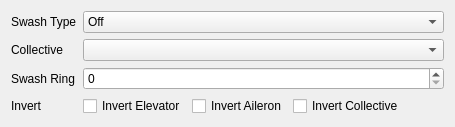
     <widget class="QWidget" name="tabHeli">
      <attribute name="title">
       <string>Heli Setup</string>
      </attribute>
      <layout class="QFormLayout" name="formLayout_2">
       <item row="0" column="0">
        <widget class="QLabel" name="label_103">
         <property name="text">
          <string>Swash Type</string>
         </property>
        </widget>
       </item>
       <item row="0" column="1">
        <widget class="QComboBox" name="swashTypeCB">
         <item>
          <property name="text">
           <string>Off</string>
          </property>
         </item>
         <item>
          <property name="text">
           <string>120</string>
          </property>
         </item>
         <item>
          <property name="text">
           <string>120X</string>
          </property>
         </item>
         <item>
          <property name="text">
           <string>140</string>
          </property>
         </item>
         <item>
          <property name="text">
           <string>90</string>
          </property>
         </item>
        </widget>
       </item>
       <item row="1" column="0">
        <widget class="QLabel" name="label_106">
         <property name="text">
          <string>Collective</string>
         </property>
        </widget>
       </item>
       <item row="1" column="1">
        <widget class="QComboBox" name="swashCollectiveCB"/>
       </item>
       <item row="2" column="0">
        <widget class="QLabel" name="label_107">
         <property name="text">
          <string>Swash Ring</string>
         </property>
        </widget>
       </item>
       <item row="2" column="1">
        <widget class="QSpinBox" name="swashRingValSB">
         <property name="suffix">
          <string/>
         </property>
         <property name="minimum">
          <number>0</number>
         </property>
         <property name="maximum">
          <number>100</number>
         </property>
         <property name="singleStep">
          <number>1</number>
         </property>
         <property name="value">
          <number>0</number>
         </property>
        </widget>
       </item>
       <item row="3" column="0">
        <widget class="QLabel" name="label_108">
         <property name="text">
          <string>Invert</string>
         </property>
        </widget>
       </item>
       <item row="3" column="1">
        <layout class="QGridLayout" name="gridLayout_20">
         <item row="0" column="0">
          <widget class="QCheckBox" name="swashInvertELE">
           <property name="text">
            <string>Invert Elevator</string>
           </property>
          </widget>
         </item>
         <item row="0" column="1">
          <widget class="QCheckBox" name="swashInvertAIL">
           <property name="text">
            <string>Invert Aileron</string>
           </property>
          </widget>
         </item>
         <item row="0" column="2">
          <widget class="QCheckBox" name="swashInvertCOL">
           <property name="text">
            <string>Invert Collective</string>
           </property>
          </widget>
         </item>
         <item row="0" column="3">
          <spacer name="horizontalSpacer_7">
           <property name="orientation">
            <enum>Qt::Horizontal</enum>
           </property>
           <property name="sizeHint" stdset="0">
            <size>
             <width>40</width>
             <height>20</height>
            </size>
           </property>
          </spacer>
         </item>
        </layout>
       </item>
      </layout>
     </widget>
